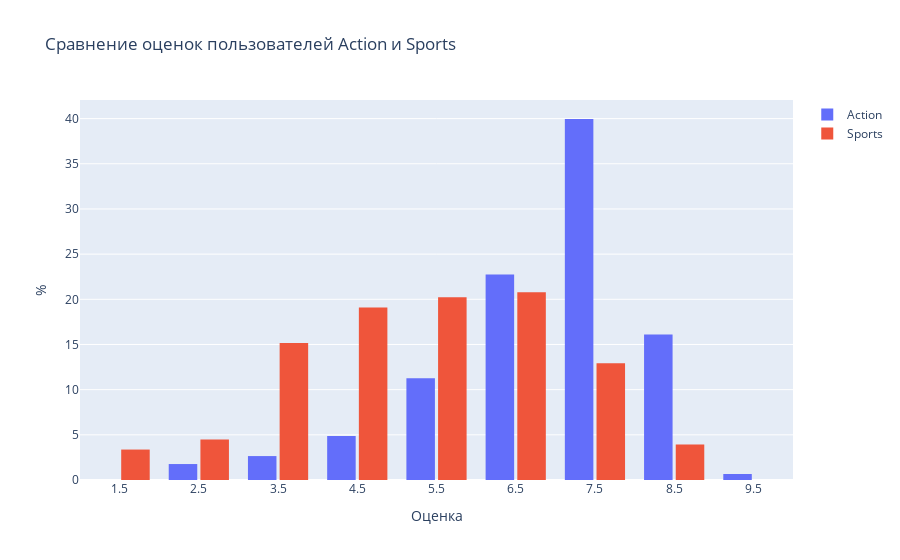

Notebook code cell kept with this figure:
### Markdown cell above
Посмотрим на распределение рейтингов

### Code cell
fig = go.Figure()

fig.add_trace(go.Histogram(x=data_actual.query('genre == "Action"')['user_score'], 
                           histnorm='percent',
                           xbins=dict(start=1, 
                                      end=10, 
                                      size=1),
                           name='Action'))

fig.add_trace(go.Histogram(x=data_actual.query('genre == "Sports"')['user_score'],
                           histnorm='percent',
                           xbins=dict(start=1, 
                                      end=10, 
                                      size=1),
                           name='Sports'))


fig.update_layout(    
                  title_text='Сравнение оценок пользователей Action и Sports',
                  xaxis_title_text='Оценка',
                  yaxis_title_text='%',
                  bargap=0.2,
                  bargroupgap=0.1
                  )

fig.show()

### Figure 1 — Plotly figure (JSON) as saved in the notebook; plotly's stock layout.template omitted (floating-point values rounded to 4 significant figures; data arrays with more than 128 entries replaced by an {"elided": "..."} marker saying what was removed)
{"data": [{"histnorm": "percent", "name": "Action", "type": "histogram", "x": {"elided": "766 float values"}, "xbins": {"end": 10, "size": 1, "start": 1}}, {"histnorm": "percent", "name": "Sports", "type": "histogram", "x": {"elided": "214 float values"}, "xbins": {"end": 10, "size": 1, "start": 1}}], "layout": {"bargap": 0.2, "bargroupgap": 0.1, "title": {"text": "Сравнение оценок пользователей Action и Sports"}, "xaxis": {"title": {"text": "Оценка"}}, "yaxis": {"title": {"text": "%"}}}}
